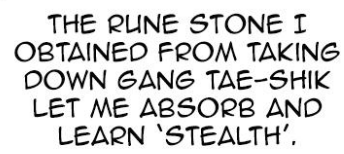
#> input picture screenshot.png, 344 x 154 px
$ python letters.py
#> lines starting #> are read from the running program, lines starting #| are printed output that depends on the picture; after the words box and inside, x2 and y2 are one past the last pixel; in counts of white or black regions, pixels touching at a corner belong together
import cv2
import pytesseract

# Загрузка изображения с текстом
image = cv2.imread('screenshot.png')
#> image is the input picture: shape (154, 344, 3); min 3, max 255, mean 212.8

# Преобразование изображения в оттенки серого
gray_image = cv2.cvtColor(image, cv2.COLOR_BGR2GRAY)

# Применение бинаризации для получения черно-белого изображения
threshold_image = cv2.threshold(gray_image, 0, 255, cv2.THRESH_BINARY_INV + cv2.THRESH_OTSU)[1]
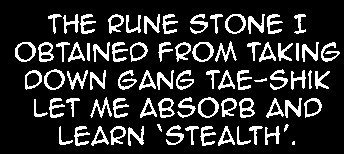
#> threshold_image: shape (154, 344); 17.6% white; 76 white regions (1 under 20 px), largest, box (x1, y1, x2, y2) and area: (192, 42, 214, 62) 162, (198, 97, 219, 118) 160, (239, 98, 255, 118) 158

# Использование библиотеки pytesseract для распознавания текста
#> (the run stopped early here; a loop or call above may not have finished)
